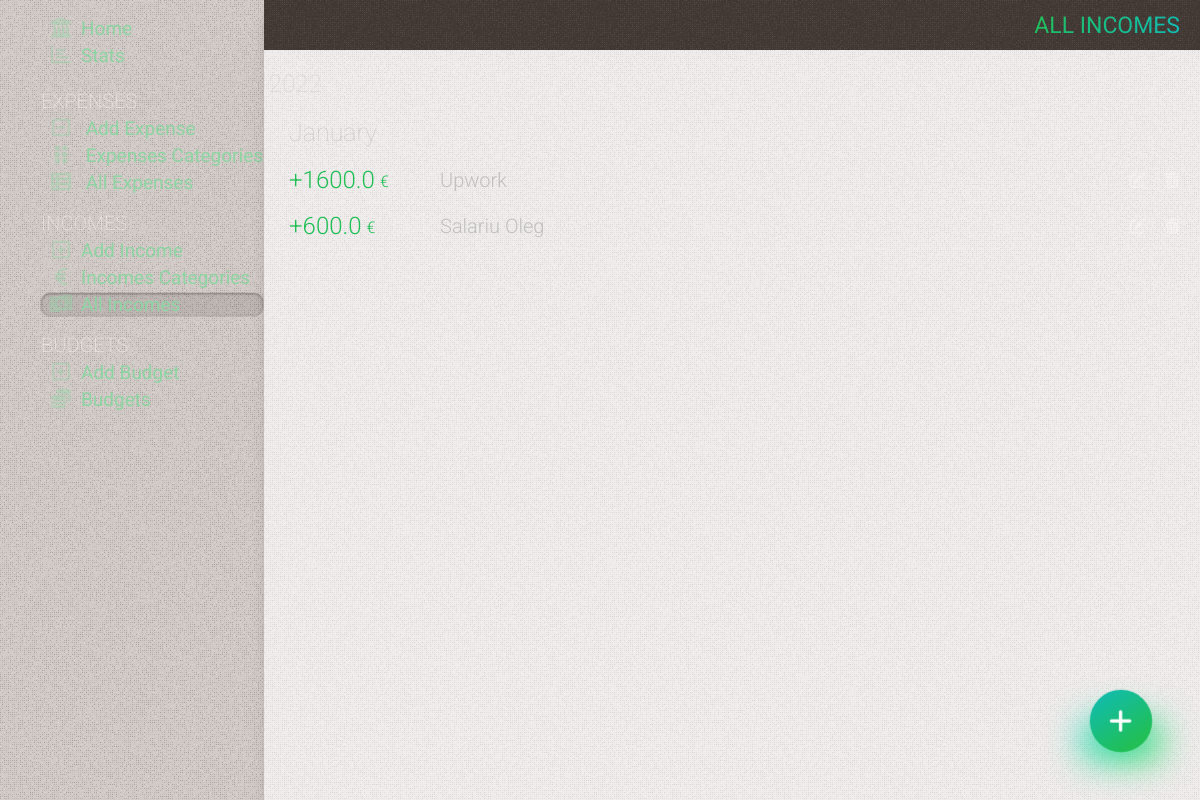
/incomes, run on an earlier commit of the app's database.
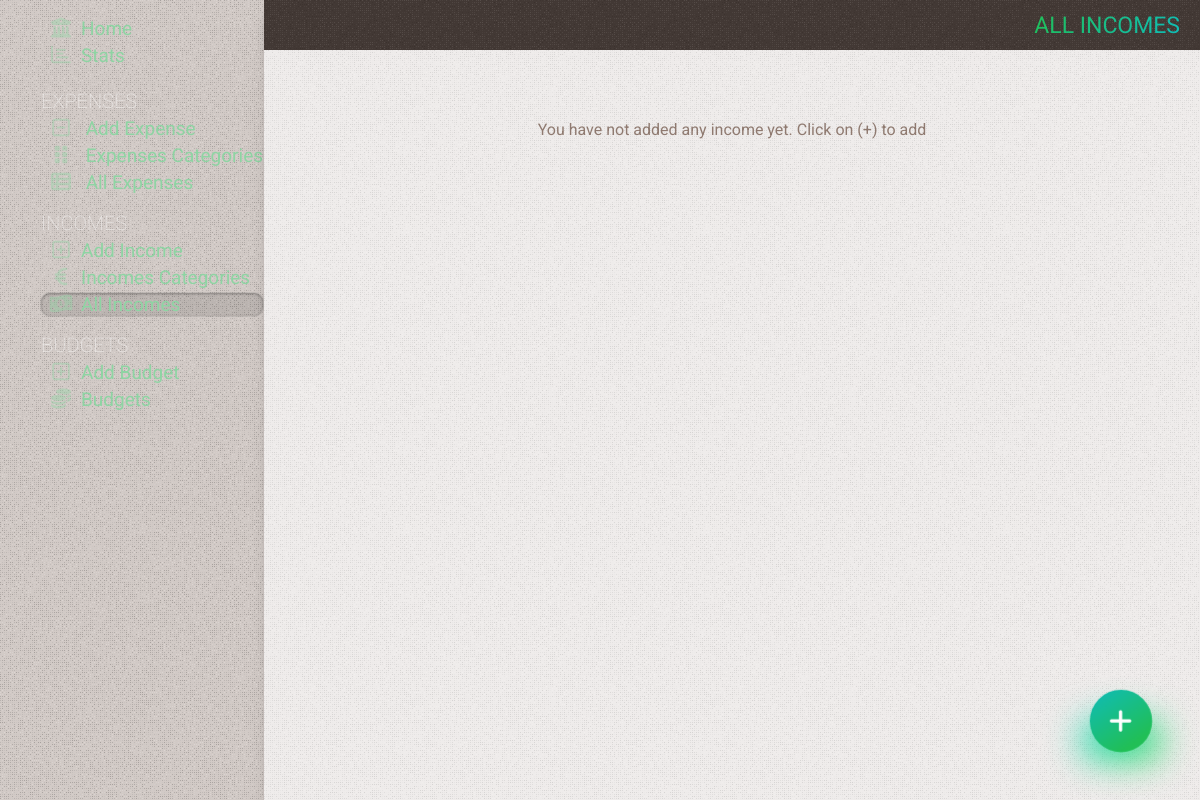
And on a later commit of the database.
### tables this page shows
CREATE TABLE incomes
(
    id       INTEGER PRIMARY KEY AUTOINCREMENT,
    date     TIMESTAMP NOT NULL DEFAULT CURRENT_TIMESTAMP,
    amount   REAL      NOT NULL,
    category INTEGER   NOT NULL,
    comment  TEXT

);

CREATE TABLE categories_income
(
    id         INTEGER PRIMARY KEY AUTOINCREMENT,
    name       TEXT NOT NULL,
    primordial TEXT DEFAULT NULL,
    state      TEXT DEFAULT false
);

### app.py (the view)
@app.route('/incomes')
def incomes():
    conn = get_db_connection()
    incomes = conn.execute(
        'SELECT incomes.id, strftime("%m", date) as month, strftime("%Y", date) as year, amount, categories_income.name as category, comment  FROM incomes LEFT JOIN categories_income on categories_income.id = incomes.category').fetchall()
    conn.close()
    return render_template('incomes.html', title='All incomes', gradient='text-gradient-green', incomes=incomes)

### app.py (called while the page is built)
def get_db_connection():
    conn = sqlite3.connect('static/database.db')
    conn.row_factory = sqlite3.Row
    return conn

@app.template_filter('month_name')
def month_name(month_number):
    return calendar.month_name[month_number]

### templates/incomes.html (shortened to what this page needs)
{% extends 'base.html' %} {% block content %}
	<div class="page_title {{ gradient }}" >
		<span >{% block title %} {{ title }} {% endblock %}</span >
	</div >
	<div class="content" >
		{% if incomes|length == 0 %}
			<div class="no-results mt-50" >You have not added any income yet. Click on (+) to add</div >
		{% else %}
			<div class="cards  relative" >
				{% for key, list in incomes|groupby('year')|sort(attribute='0', reverse=True) %}
					<div class="ml-10 cards-day" >{{ key }} </div >
					{% for key2, list2 in list|groupby('month')|sort(attribute='0', reverse=True) %}
						<div class=" subtitle2 mt-20" >{{ key2|int|month_name }} </div >
						{% for id, month, year, amount, category, comment in list2 %}
							<div class="card flex items-center relative overflow-hidden flex-wrap  card-income " >
								<div class="flex items-center w-full" >
									<div class="card-info flex flex-1" >
										<div class="flex flex-1" >
											<span class="card-amount flex items-center" >  {{ amount }} <span >&euro;</span > </span >
											<div class="flex flex-col justify-center ml-15" >
												<div class="flex items-center" >
													<span class="{{ color }} card-category" >  {{ category }}  </span >
												</div >
											</div >
										</div >
										<div class="card-btns  flex items-center flex-shrink-0 ml-auto" >
											<a href="/income-edit/{{ id }}" class="btn-ac" >
												<i class="fa-solid fa-pen-to-square" ></i >
											</a >
											<form action="{{ url_for('delete_income', id=id) }}" method="POST" >
												<button type="submit" class="btn-ac"
																onclick="return confirm('Are you sure you want to delete this post?')" >
													<i class="fa-solid fa-trash-can" ></i >
												</button >
											</form >
										</div >
									</div >
								</div >
							</div >
						{% endfor %}
					{% endfor %}
				{% endfor %}
			</div >
		{% endif %}
	</div >
{% endblock %}

### templates/base.html (shortened to what this page needs)
<!DOCTYPE html>
<html lang="en" class="dark-theme" >
<head >
	<link rel="stylesheet" href="{{ url_for('static', filename= 'css/splide.min.css') }}" />
	<link rel="stylesheet" href="https://cdnjs.cloudflare.com/ajax/libs/font-awesome/6.0.0-beta3/css/all.min.css" />
	<link rel="stylesheet" href="{{ url_for('static', filename= 'css/mmenu.css') }}" />
	<link rel="stylesheet" href="{{ url_for('static', filename= 'css/styles.css') }}" />
</head >
<body class="w-full flex flex-col" >
<div class="flex container w-full h-full flex-1" >
	<nav id="menu" >
		<ul class="list-menu" >
			<li {% if request.path == '/' %} class="active" {% endif %}><a href="{{ url_for('index') }}" ><i
					class="fa-solid fa-bank" ></i >Home</a ></li >
			<li class="list-stats {% if request.path == '/stats' %} active {% endif %}" ><a href="{{ url_for('stats') }}" ><i
					class="fa-regular fa-chart-bar" ></i >Stats</a >
			</li >
			<li class="list-title mt-20" ><span >Expenses</span >
			<li class="list-expense {% if request.path == '/add' %} active {% endif %}" ><a href="{{ url_for('add') }}" >
				<i class="fa fa-regular fa-square-minus" ></i >
				Add Expense</a >
			</li >
			<li class="list-expense {% if request.path == '/categories' or title == 'Edit Category' or title == 'Edit Subcategory' %} active {% endif %}" >
				<a href="{{ url_for('categories') }}" >
					<i class="fa fa-grip-vertical" ></i >
					Expenses Categories</a >
			</li >
			<li class="list-expense {% if request.path == '/all-expenses' %} active {% endif %}" >
				<a href="{{ url_for('all_expenses') }}" >
					<i class="fa fa-solid fa-table-list" ></i >
					All Expenses</a >
			</li >
			</li >
			<li class="list-title" ><span >Incomes</span >
			<li class="list-income {% if request.path == '/add_income' %} active {% endif %}" ><a
					href="{{ url_for('add_income') }}" ><i class="fa fa-regular fa-square-plus" ></i >Add
																																														Income</a >
			</li >
			<li class="list-income {% if request.path == '/categories_income' or title == 'Edit Category Income' %} active {% endif %}" >
				<a href="{{ url_for('categories_income') }}" ><i class="fa fa-solid fa-euro-sign" ></i >Incomes
																																																Categories</a >
			</li >
			<li class="list-income {% if request.path == '/incomes' %} active {% endif %}" ><a
					href="{{ url_for('incomes') }}" ><i class="fa fa-solid fa-money-bill-1-wave" ></i >All
																																														 Incomes</a >
			</li >
			</li >
			<li class="list-title" ><span >Budgets</span >
			<li class="list-budget {% if request.path == '/add_budget' %} active {% endif %}" ><a
					href="{{ url_for('add_budget') }}" ><i class="fa fa-regular fa-square-plus" ></i >Add
																																														Budget</a >
			</li >
			<li class="list-budget {% if request.path == '/budgets' or title == 'Edit Budget' %} active {% endif %}" ><a
					href="{{ url_for('budgets') }}" ><i class="fa-solid fa-coins" ></i >Budgets</a ></li >
			</li >
		</ul >
	</nav >
	<div class="right-container overflow--hidden flex-1 " >
		{% block content %} {% endblock %}
	</div >
</div >
{% if request.path == '/' or request.path == '/all-expenses' %}
	<a href="/add" class="fancy-button  bg-gradient-red add" ><span ><i class="fa-solid fa-plus" ></i ></span ></a >
{% elif request.path == '/incomes' %}
	<a href="/add_income" class="fancy-button  bg-gradient-green add" ><span ><i
			class="fa-solid fa-plus" ></i ></span ></a >
{% endif %}
<link rel="stylesheet" href="https://cdn.jsdelivr.net/npm/flatpickr/dist/flatpickr.min.css" >
</body >
</html >

### static/css/mmenu.css (style rules this page uses)
:root { --mm-line-height: 20px; --mm-listitem-size: 44px; --mm-navbar-size: 44px; --mm-offset-top: 0; --mm-offset-right: 0; --mm-offset-bottom: 0; --mm-offset-left: 0; --mm-color-border: rgba(0, 0, 0, 0.1); --mm-color-button: rgba(0, 0, 0, 0.3); --mm-color-text: rgba(0, 0, 0, 0.75); --mm-color-text-dimmed: rgba(0, 0, 0, 0.3); --mm-color-background: #f3f3f3; --mm-color-background-highlight: rgba(0, 0, 0, 0.05); --mm-color-background-emphasis: rgba(255, 255, 255, 0.4); --mm-shadow: 0 0 10px rgba(0, 0, 0, 0.3) }
:root { --mm-iconbar-size: 50px }
:root { --mm-iconpanel-size: 50px }
:root { --mm-sidebar-collapsed-size: 50px; --mm-sidebar-expanded-size: 440px }

What changed in the data, as far as the page shows it:
removed incomes: amount "1600.0", name "Upwork"
removed incomes: amount "600.0", name "Salariu Oleg"
Also different on the page:
text now shown: "You have not added any income yet. Click on (+) to add"
list line gone: "2022 January"
